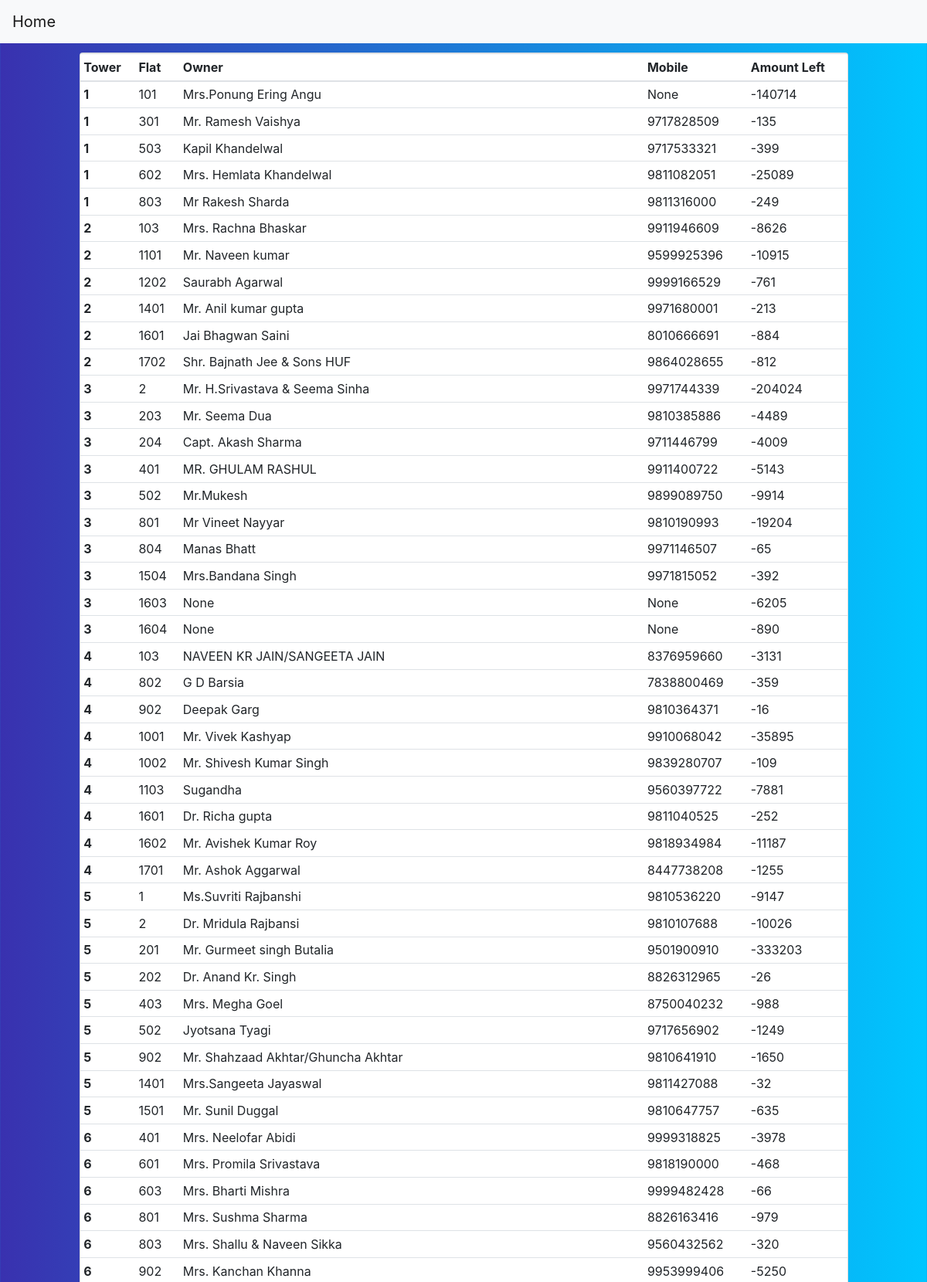
Screenshot of /negative-balance-flats/ (upper part) with the database file from the repository.
### users/models.py (models this page shows, shortened)
class Consumption(models.Model):
	datetime = models.DateTimeField()
	flat = models.OneToOneField(Flats, on_delete=models.CASCADE)
	eb = models.FloatField(default=0, verbose_name="Utility KWH")
	dg = models.FloatField(default=0, verbose_name="DG KWH")
	ref_eb = models.FloatField(default=0, verbose_name="Ref Utility KWH")
	ref_dg = models.FloatField(default=0, verbose_name="Ref DG KWH")
	start_eb = models.FloatField(default=0, verbose_name="Start Utility KWH")
	start_dg = models.FloatField(default=0, verbose_name="Start DG KWH")
	amt_left = models.FloatField(default=0, verbose_name="Amount Left")
	status = models.PositiveIntegerField(null=True, blank=True)
	reset_dt = models.DateTimeField(null=True, blank=True)
	meter_change_dt = models.DateTimeField(null=True, blank=True)
	last_modified = models.CharField(max_length=5)
	last_deduction_dt = models.DateTimeField()
	deduction_status = models.PositiveIntegerField(choices=BOOLEAN_BASIS, null=True, blank=True)
	ng_eb = models.FloatField(default=0, verbose_name="Negative Utility KWH")
	ng_dg = models.FloatField(default=0, verbose_name="Negative DG KWH")
	ng_dt = models.DateTimeField(null=True, blank=True)

class Flats(models.Model):
	tower = models.PositiveIntegerField()
	flat = models.PositiveIntegerField()
	owner = models.CharField(max_length=255, null=True, blank=True)
	flat_size = models.PositiveIntegerField()
	profession = models.CharField(max_length=255, null=True, blank=True)
	status = models.PositiveIntegerField(choices=FLAT_STATUS, default=1)
	phone_regex = RegexValidator(regex=r'^(\+\d{1,3})?,?\s?\d{10}', message="Phone number must be entered in the format: '+999999999'. Up to 10 digits allowed.")
	phone = models.DecimalField(validators=[phone_regex], max_digits=10, decimal_places=0, null=True, blank=True)
	email = models.EmailField(max_length=255, null=True, blank=True)
	meter_sr = models.TextField(null=True, blank=True)
	basis = models.PositiveIntegerField(choices=BOOLEAN_BASIS, null=True, blank=True)
	fixed_amt = models.DecimalField(max_digits=10, decimal_places=2, null=True, blank=True)

### users/views.py (the view)
# urls.py: path('negative-balance-flats/', NegativeBalanceFlats.as_view(), name="negative_balance_flats"),
class NegativeBalanceFlats(ListView):
	model = Consumption
	template_name = "users/negative-flats.html"
	queryset = Consumption.objects.filter(amt_left__lt=0).order_by('flat__tower', 'flat__flat')

### templates/users/negative-flats.html
{% extends 'base.html' %}
{% block content %}
<main class="login-form">
    <div class="cotainer">
        <div class="row justify-content-center">
            <div class="col-md-10">
                <div class="card">
                    <table class="table table-hover table-sm">
                    <thead>
                      <tr>
                        <th scope="col">Tower</th>
                        <th scope="col">Flat</th>
                        <th scope="col">Owner</th>
                        <th scope="col">Mobile</th>
                        <th scope="col">Amount Left</th>
                      </tr>
                    </thead>
                    <tbody>
                      {% for c in object_list %}
                          <tr>
                            <th scope="row">{{ c.flat.tower }}</th>
                            <td>{{ c.flat.flat }}</td>
                            <td>{{ c.flat.owner  }}</td>
                            <td>{{ c.flat.phone }}</td>
                            <td>{{ c.amt_left|floatformat:0 }}</td>
                          </tr>
                      {% endfor %}
                    </tbody>
                  </table>
                </div>
            </div>
        </div>
    </div>
</main>
{% endblock %}

### templates/base.html (shortened to what this page needs)
{% load static %}
<!DOCTYPE html>
<html>
<head>
	<link rel="stylesheet" type="text/css" href="{% static 'css/bootstrap.min.css' %}">
	<link rel="stylesheet" type="text/css" href="{% static 'css/style.css' %}">
</head>
<body>
{% include 'navbar.html' %}
{% block content %}{% endblock%}
</body>
</html>

### templates/navbar.html (shortened to what this page needs)
<nav class="navbar navbar-expand-lg navbar-light bg-light">
  <a class="navbar-brand" href="{% url 'homepage' %}">Home</a>
</nav>

### static/css/style.css (style rules this page uses)
.login-form { margin-top: 1%; }
body { background: -webkit-linear-gradient(left, #3931af, #00c6ff); }

### rows the page displays
Consumption: flat.tower "1", flat.flat "101", flat.owner "Mrs.Ponung Ering Angu", flat.phone "None", amt_left "-140714"
Consumption: flat.tower "1", flat.flat "301", flat.owner "Mr. Ramesh Vaishya", flat.phone "9717828509", amt_left "-135"
Consumption: flat.tower "1", flat.flat "503", flat.owner "Kapil Khandelwal", flat.phone "9717533321", amt_left "-399"
Consumption: flat.tower "1", flat.flat "602", flat.owner "Mrs. Hemlata Khandelwal", flat.phone "9811082051", amt_left "-25089"
Consumption: flat.tower "1", flat.flat "803", flat.owner "Mr Rakesh Sharda", flat.phone "9811316000", amt_left "-249"
Consumption: flat.tower "2", flat.flat "103", flat.owner "Mrs. Rachna Bhaskar", flat.phone "9911946609", amt_left "-8626"
Consumption: flat.tower "2", flat.flat "1101", flat.owner "Mr. Naveen kumar", flat.phone "9599925396", amt_left "-10915"
Consumption: flat.tower "2", flat.flat "1202", flat.owner "Saurabh Agarwal", flat.phone "9999166529", amt_left "-761"
Consumption: flat.tower "2", flat.flat "1401", flat.owner "Mr. Anil kumar gupta", flat.phone "9971680001", amt_left "-213"
Consumption: flat.tower "2", flat.flat "1601", flat.owner "Jai Bhagwan Saini", flat.phone "8010666691", amt_left "-884"
Consumption: flat.tower "2", flat.flat "1702", flat.owner "Shr. Bajnath Jee & Sons HUF", flat.phone "9864028655", amt_left "-812"
Consumption: flat.tower "3", flat.flat "2", flat.owner "Mr. H.Srivastava & Seema Sinha", flat.phone "9971744339", amt_left "-204024"
Consumption: flat.tower "3", flat.flat "203", flat.owner "Mr. Seema Dua", flat.phone "9810385886", amt_left "-4489"
Consumption: flat.tower "3", flat.flat "204", flat.owner "Capt. Akash Sharma", flat.phone "9711446799", amt_left "-4009"
Consumption: flat.tower "3", flat.flat "401", flat.owner "MR. GHULAM RASHUL", flat.phone "9911400722", amt_left "-5143"
Consumption: flat.tower "3", flat.flat "502", flat.owner "Mr.Mukesh", flat.phone "9899089750", amt_left "-9914"
Consumption: flat.tower "3", flat.flat "801", flat.owner "Mr Vineet Nayyar", flat.phone "9810190993", amt_left "-19204"
Consumption: flat.tower "3", flat.flat "804", flat.owner "Manas Bhatt", flat.phone "9971146507", amt_left "-65"
Consumption: flat.tower "3", flat.flat "1504", flat.owner "Mrs.Bandana Singh", flat.phone "9971815052", amt_left "-392"
Consumption: flat.tower "3", flat.flat "1603", flat.owner "None", flat.phone "None", amt_left "-6205"
Consumption: flat.tower "3", flat.flat "1604", flat.owner "None", flat.phone "None", amt_left "-890"
Consumption: flat.tower "4", flat.flat "103", flat.owner "NAVEEN KR JAIN/SANGEETA JAIN", flat.phone "8376959660", amt_left "-3131"
Consumption: flat.tower "4", flat.flat "802", flat.owner "G D Barsia", flat.phone "7838800469", amt_left "-359"
Consumption: flat.tower "4", flat.flat "902", flat.owner "Deepak Garg", flat.phone "9810364371", amt_left "-16"
Consumption: flat.tower "4", flat.flat "1001", flat.owner "Mr. Vivek Kashyap", flat.phone "9910068042", amt_left "-35895"
Consumption: flat.tower "4", flat.flat "1002", flat.owner "Mr. Shivesh Kumar Singh", flat.phone "9839280707", amt_left "-109"
Consumption: flat.tower "4", flat.flat "1103", flat.owner "Sugandha", flat.phone "9560397722", amt_left "-7881"
Consumption: flat.tower "4", flat.flat "1601", flat.owner "Dr. Richa gupta", flat.phone "9811040525", amt_left "-252"
Consumption: flat.tower "4", flat.flat "1602", flat.owner "Mr. Avishek Kumar Roy", flat.phone "9818934984", amt_left "-11187"
Consumption: flat.tower "4", flat.flat "1701", flat.owner "Mr. Ashok Aggarwal", flat.phone "8447738208", amt_left "-1255"
Consumption: flat.tower "5", flat.flat "1", flat.owner "Ms.Suvriti Rajbanshi", flat.phone "9810536220", amt_left "-9147"
Consumption: flat.tower "5", flat.flat "2", flat.owner "Dr. Mridula Rajbansi", flat.phone "9810107688", amt_left "-10026"
Consumption: flat.tower "5", flat.flat "201", flat.owner "Mr. Gurmeet singh Butalia", flat.phone "9501900910", amt_left "-333203"
Consumption: flat.tower "5", flat.flat "202", flat.owner "Dr. Anand Kr. Singh", flat.phone "8826312965", amt_left "-26"
Consumption: flat.tower "5", flat.flat "403", flat.owner "Mrs. Megha Goel", flat.phone "8750040232", amt_left "-988"
Consumption: flat.tower "5", flat.flat "502", flat.owner "Jyotsana Tyagi", flat.phone "9717656902", amt_left "-1249"
Consumption: flat.tower "5", flat.flat "902", flat.owner "Mr. Shahzaad Akhtar/Ghuncha Akhtar", flat.phone "9810641910", amt_left "-1650"
Consumption: flat.tower "5", flat.flat "1401", flat.owner "Mrs.Sangeeta Jayaswal", flat.phone "9811427088", amt_left "-32"
Consumption: flat.tower "5", flat.flat "1501", flat.owner "Mr. Sunil Duggal", flat.phone "9810647757", amt_left "-635"
Consumption: flat.tower "6", flat.flat "401", flat.owner "Mrs. Neelofar Abidi", flat.phone "9999318825", amt_left "-3978"
Consumption: flat.tower "6", flat.flat "601", flat.owner "Mrs. Promila Srivastava", flat.phone "9818190000", amt_left "-468"
Consumption: flat.tower "6", flat.flat "603", flat.owner "Mrs. Bharti Mishra", flat.phone "9999482428", amt_left "-66"
Consumption: flat.tower "6", flat.flat "801", flat.owner "Mrs. Sushma Sharma", flat.phone "8826163416", amt_left "-979"
Consumption: flat.tower "6", flat.flat "803", flat.owner "Mrs. Shallu & Naveen Sikka", flat.phone "9560432562", amt_left "-320"
Consumption: flat.tower "6", flat.flat "902", flat.owner "Mrs. Kanchan Khanna", flat.phone "9953999406", amt_left "-5250"
